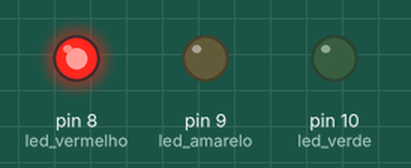
This sketch was run on a simulated Arduino Uno, built with avr-gcc and run on an emulated ATmega328P. Parts: output pins drawn as LEDs (lit = HIGH).

Above: at 2.5 s.
At 9.0 s:
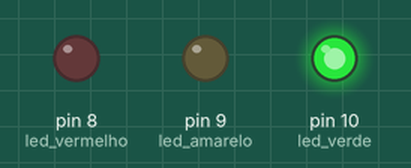
At 14.0 s:
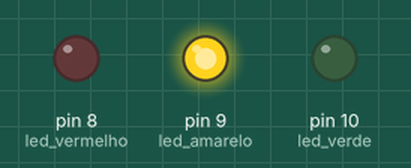
Timing chart, 0 to 19.5 s (numbered marks = the images above):
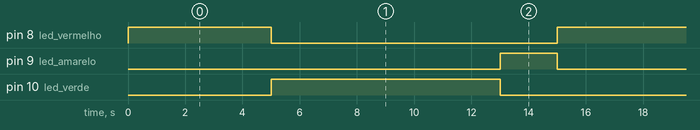

Measured:
- by itself, pin 8 (led_vermelho): alternates HIGH for 5.0 s and LOW for 10.0 s
- by itself, pin 9 (led_amarelo): alternates HIGH for 2.0 s and LOW for 13.0 s
- by itself, pin 10 (led_verde): alternates HIGH for 8.0 s and LOW for 7.0 s

The sketch:

class04.ino
```cpp
int led_vermelho=8;
int led_amarelo=9;
int led_verde=10;


void setup() {
  pinMode(led_vermelho, OUTPUT);
  pinMode(led_amarelo, OUTPUT);
  pinMode(led_verde, OUTPUT);

}

void loop() {
 digitalWrite(led_vermelho, HIGH);
 digitalWrite(led_amarelo, LOW);
 digitalWrite(led_verde, LOW);
 delay(5000);

 digitalWrite(led_vermelho, LOW);
 digitalWrite(led_amarelo, LOW);
 digitalWrite(led_verde, HIGH);
 delay(8000);

 digitalWrite(led_vermelho, LOW);
 digitalWrite(led_amarelo, HIGH);
 digitalWrite(led_verde, LOW);
 delay(2000);
}
```
